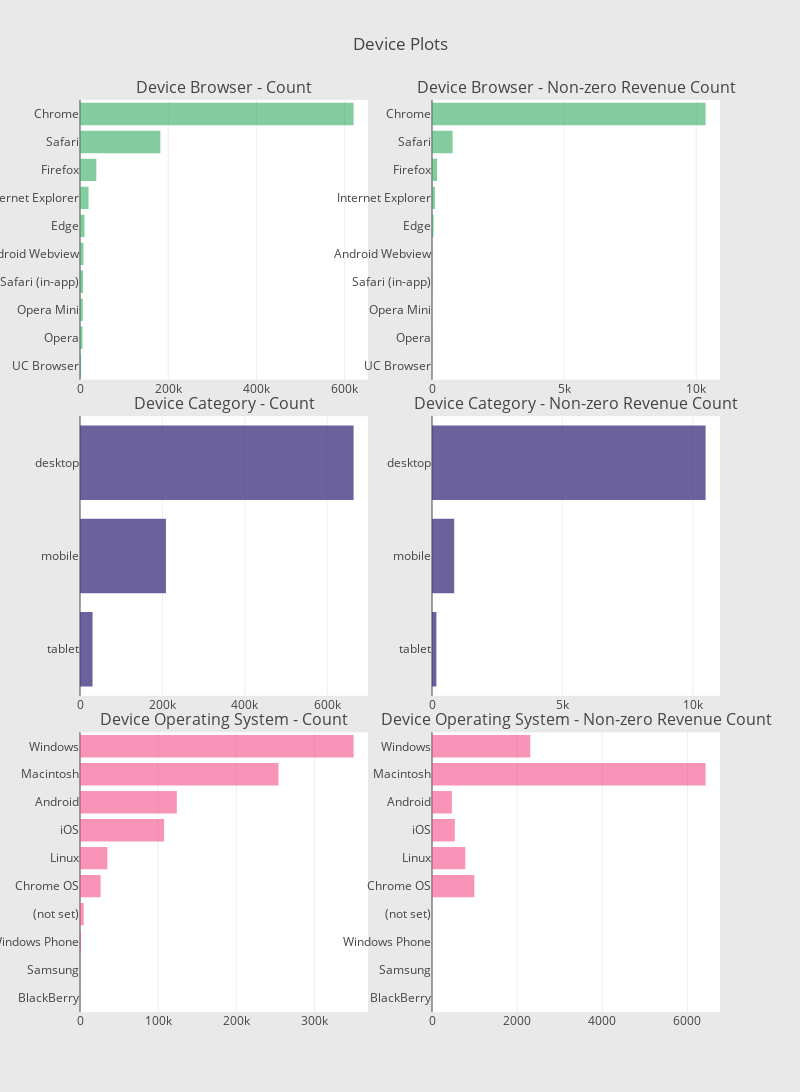

Notebook code cell kept with this figure:
### Markdown cell above
They are quite a few. Since the values are constant, we can just drop them from our feature list and save some memory and time in our modeling process. 

**Device Information:**

### Code cell
def horizontal_bar_chart(cnt_srs, color):
    trace = go.Bar(
        y=cnt_srs.index[::-1],
        x=cnt_srs.values[::-1],
        showlegend=False,
        orientation = 'h',
        marker=dict(
            color=color,
        ),
    )
    return trace

# Device Browser
cnt_srs = train_df.groupby('device.browser')['totals.transactionRevenue'].agg(['size', 'count'])
cnt_srs.columns = ["count", "count of non-zero revenue"]
cnt_srs = cnt_srs.sort_values(by="count", ascending=False)
trace1 = horizontal_bar_chart(cnt_srs["count"].head(10), 'rgba(50, 171, 96, 0.6)')
trace2 = horizontal_bar_chart(cnt_srs["count of non-zero revenue"].head(10), 'rgba(50, 171, 96, 0.6)')

# Device Category
cnt_srs = train_df.groupby('device.deviceCategory')['totals.transactionRevenue'].agg(['size', 'count'])
cnt_srs.columns = ["count", "count of non-zero revenue"]
cnt_srs = cnt_srs.sort_values(by="count", ascending=False)
trace3 = horizontal_bar_chart(cnt_srs["count"].head(10), 'rgba(71, 58, 131, 0.8)')
trace4 = horizontal_bar_chart(cnt_srs["count of non-zero revenue"].head(10), 'rgba(71, 58, 131, 0.8)')

# Operating system
cnt_srs = train_df.groupby('device.operatingSystem')['totals.transactionRevenue'].agg(['size', 'count'])
cnt_srs.columns = ["count", "count of non-zero revenue"]
cnt_srs = cnt_srs.sort_values(by="count", ascending=False)
trace5 = horizontal_bar_chart(cnt_srs["count"].head(10), 'rgba(246, 78, 139, 0.6)')
trace6 = horizontal_bar_chart(cnt_srs["count of non-zero revenue"].head(10),'rgba(246, 78, 139, 0.6)')

# Creating two subplots
fig = tools.make_subplots(rows=3, cols=2, vertical_spacing=0.04, 
                          subplot_titles=["Device Browser - Count", "Device Browser - Non-zero Revenue Count",
                                          "Device Category - Count",  "Device Category - Non-zero Revenue Count",
                                          "Device Operating System - Count", "Device Operating System - Non-zero Revenue Count"])

fig.append_trace(trace1, 1, 1)
fig.append_trace(trace2, 1, 2)
fig.append_trace(trace3, 2, 1)
fig.append_trace(trace4, 2, 2)
fig.append_trace(trace5, 3, 1)
fig.append_trace(trace6, 3, 2)

fig['layout'].update(height=1200, width=800, paper_bgcolor='rgb(233,233,233)', title="Device Plots")
py.iplot(fig, filename='device-plots')

### Figure 1 — Plotly figure (JSON) as saved in the notebook; plotly's stock layout.template omitted (floating-point values rounded to 4 significant figures)
{"data": [{"marker": {"color": "rgba(50, 171, 96, 0.6)"}, "orientation": "h", "showlegend": false, "type": "bar", "uid": "e0e7093e-caf4-11e8-bed5-acde48001122", "x": [2427, 5643, 6139, 6850, 7865, 10205, 19375, 37069, 182245, 620364], "xaxis": "x", "y": ["UC Browser", "Opera", "Opera Mini", "Safari (in-app)", "Android Webview", "Edge", "Internet Explorer", "Firefox", "Safari", "Chrome"], "yaxis": "y"}, {"marker": {"color": "rgba(50, 171, 96, 0.6)"}, "orientation": "h", "showlegend": false, "type": "bar", "uid": "e0e79c50-caf4-11e8-afe9-acde48001122", "x": [0, 5, 0, 12, 6, 58, 109, 191, 780, 10353], "xaxis": "x2", "y": ["UC Browser", "Opera", "Opera Mini", "Safari (in-app)", "Android Webview", "Edge", "Internet Explorer", "Firefox", "Safari", "Chrome"], "yaxis": "y2"}, {"marker": {"color": "rgba(71, 58, 131, 0.8)"}, "orientation": "h", "showlegend": false, "type": "bar", "uid": "e0e81612-caf4-11e8-854b-acde48001122", "x": [30449, 208725, 664479], "xaxis": "x3", "y": ["tablet", "mobile", "desktop"], "yaxis": "y3"}, {"marker": {"color": "rgba(71, 58, 131, 0.8)"}, "orientation": "h", "showlegend": false, "type": "bar", "uid": "e0e8862e-caf4-11e8-a35c-acde48001122", "x": [168, 852, 10495], "xaxis": "x4", "y": ["tablet", "mobile", "desktop"], "yaxis": "y4"}, {"marker": {"color": "rgba(246, 78, 139, 0.6)"}, "orientation": "h", "showlegend": false, "type": "bar", "uid": "e0e8ff28-caf4-11e8-b9db-acde48001122", "x": [218, 280, 1216, 4695, 26337, 35034, 107665, 123892, 253938, 350072], "xaxis": "x5", "y": ["BlackBerry", "Samsung", "Windows Phone", "(not set)", "Chrome OS", "Linux", "iOS", "Android", "Macintosh", "Windows"], "yaxis": "y5"}, {"marker": {"color": "rgba(246, 78, 139, 0.6)"}, "orientation": "h", "showlegend": false, "type": "bar", "uid": "e0e96eb8-caf4-11e8-bda6-acde48001122", "x": [0, 0, 1, 0, 994, 782, 536, 467, 6426, 2309], "xaxis": "x6", "y": ["BlackBerry", "Samsung", "Windows Phone", "(not set)", "Chrome OS", "Linux", "iOS", "Android", "Macintosh", "Windows"], "yaxis": "y6"}], "layout": {"annotations": [{"font": {"size": 16}, "showarrow": false, "text": "Device Browser - Count", "x": 0.225, "xanchor": "center", "xref": "paper", "y": 1, "yanchor": "bottom", "yref": "paper"}, {"font": {"size": 16}, "showarrow": false, "text": "Device Browser - Non-zero Revenue Count", "x": 0.775, "xanchor": "center", "xref": "paper", "y": 1, "yanchor": "bottom", "yref": "paper"}, {"font": {"size": 16}, "showarrow": false, "text": "Device Category - Count", "x": 0.225, "xanchor": "center", "xref": "paper", "y": 0.6533, "yanchor": "bottom", "yref": "paper"}, {"font": {"size": 16}, "showarrow": false, "text": "Device Category - Non-zero Revenue Count", "x": 0.775, "xanchor": "center", "xref": "paper", "y": 0.6533, "yanchor": "bottom", "yref": "paper"}, {"font": {"size": 16}, "showarrow": false, "text": "Device Operating System - Count", "x": 0.225, "xanchor": "center", "xref": "paper", "y": 0.3067, "yanchor": "bottom", "yref": "paper"}, {"font": {"size": 16}, "showarrow": false, "text": "Device Operating System - Non-zero Revenue Count", "x": 0.775, "xanchor": "center", "xref": "paper", "y": 0.3067, "yanchor": "bottom", "yref": "paper"}], "height": 1200, "paper_bgcolor": "rgb(233,233,233)", "title": "Device Plots", "width": 800, "xaxis": {"anchor": "y", "domain": [0, 0.45]}, "xaxis2": {"anchor": "y2", "domain": [0.55, 1]}, "xaxis3": {"anchor": "y3", "domain": [0, 0.45]}, "xaxis4": {"anchor": "y4", "domain": [0.55, 1]}, "xaxis5": {"anchor": "y5", "domain": [0, 0.45]}, "xaxis6": {"anchor": "y6", "domain": [0.55, 1]}, "yaxis": {"anchor": "x", "domain": [0.6933, 1]}, "yaxis2": {"anchor": "x2", "domain": [0.6933, 1]}, "yaxis3": {"anchor": "x3", "domain": [0.3467, 0.6533]}, "yaxis4": {"anchor": "x4", "domain": [0.3467, 0.6533]}, "yaxis5": {"anchor": "x5", "domain": [0, 0.3067]}, "yaxis6": {"anchor": "x6", "domain": [0, 0.3067]}}}
